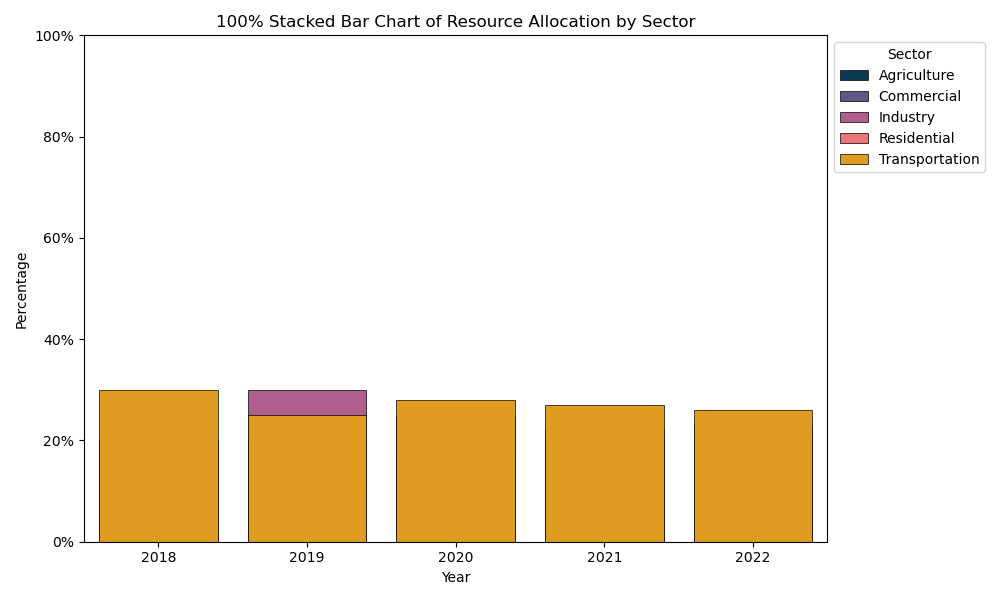

Write Python code to recreate this figure.

import matplotlib.pyplot as plt
import seaborn as sns
import pandas as pd

data = [
    {'Year': 2018, 'Transportation': '30%', 'Industry': '20%', 'Residential': '20%', 'Commercial': '15%', 'Agriculture': '15%'},
    {'Year': 2019, 'Transportation': '25%', 'Industry': '30%', 'Residential': '15%', 'Commercial': '20%', 'Agriculture': '10%'},
    {'Year': 2020, 'Transportation': '28%', 'Industry': '25%', 'Residential': '18%', 'Commercial': '17%', 'Agriculture': '12%'},
    {'Year': 2021, 'Transportation': '27%', 'Industry': '22%', 'Residential': '20%', 'Commercial': '18%', 'Agriculture': '13%'},
    {'Year': 2022, 'Transportation': '26%', 'Industry': '23%', 'Residential': '21%', 'Commercial': '19%', 'Agriculture': '11%'}
]

df = pd.DataFrame(data)

def percent_to_float(s):
    return float(s.strip('%')) / 100

for col in df.columns[1:]:
    df[col] = df[col].apply(percent_to_float)

df_long = df.melt(id_vars='Year', var_name='Sector', value_name='Percentage')
df_long.sort_values(by=['Year', 'Sector'], inplace=True)

colors = ['#003f5c', '#58508d', '#bc5090', '#ff6361', '#ffa600']

fig, ax = plt.subplots(figsize=(10, 6))

bottom = pd.Series([0.0, 0.0, 0.0, 0.0, 0.0])

for index, (name, group) in enumerate(df_long.groupby('Sector')):
    sns.barplot(
        x='Year', y='Percentage', data=group, 
        label=name, color=colors[index], ci=None, edgecolor='black', linewidth=0.5
    )
    bottom += group['Percentage'].values

ax.set_ylim(0, 1)
ax.set_ylabel('Percentage')
ax.set_xlabel('Year')
ax.set_title('100% Stacked Bar Chart of Resource Allocation by Sector')

plt.legend(title='Sector', loc='upper left', bbox_to_anchor=(1, 1))

ax.yaxis.set_major_formatter(plt.FuncFormatter('{:.0%}'.format))

plt.tight_layout()
plt.show()
